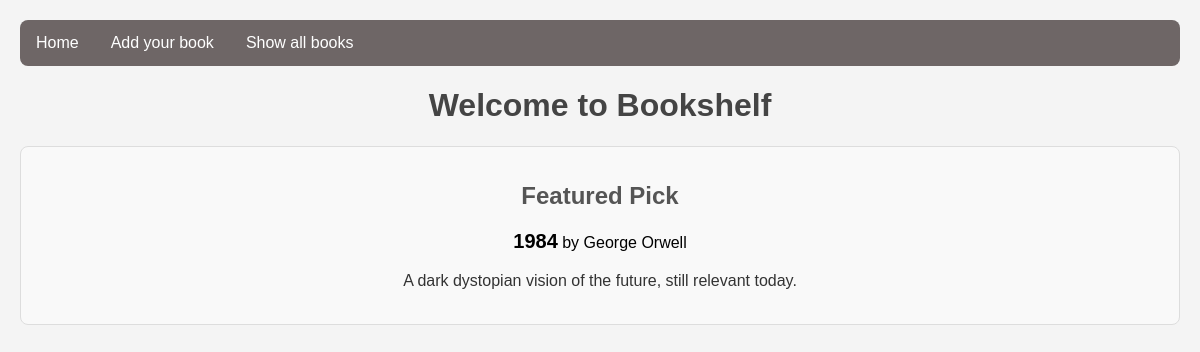
The page / on the database its author committed.
### models.py (models this page shows, shortened)
class Book(db.Model):
    id: int = db.Column(db.Integer, primary_key=True)
    author_name: str = db.Column(db.String(100), nullable=False)
    book_name: str = db.Column(db.String(200), nullable=False)
    reader_description: str = db.Column(db.Text, nullable=False)

### app.py (the view)
@app.route("/")
def index() -> str:
    books: list[Book] = Book.query.order_by(Book.id.desc()).limit(6).all()
    random_book: Book | None = Book.query.order_by(func.random()).first()
    return render_template("index.html", book_list=books, random_book=random_book)

### templates/index.html (shortened to what this page needs)
{% extends "base.html" %}
{% block content %}
  <h1>Welcome to Bookshelf</h1>
  {% if random_book %}
    <section class="featured-book">
      <h2>Featured Pick</h2>
      <div class="featured-card">
        <strong>{{ random_book.book_name }}</strong> by {{ random_book.author_name }}
        <p>{{ random_book.reader_description }}</p>
      </div>
    </section>
  {% endif %}
{% endblock %}

### static/css/main.css (style rules this page uses)
body { font-family: Arial, sans-serif; margin: 0; padding: 20px; background-color: #f4f4f4; }
h1 { color: #444; text-align: center; }
h2 { color: #555; margin-top: 20px; }
p { color: #333; line-height: 1.5; }
.featured-book { margin-bottom: 30px; padding: 15px; background: #f9f9f9; border: 1px solid #ddd; border-radius: 8px; text-align: center; }
.featured-card strong { font-size: 20px; }

### rows shown on the page
Book: book_name "1984", author_name "George Orwell", reader_description "A dark dystopian vision of the future, still relevant today."
